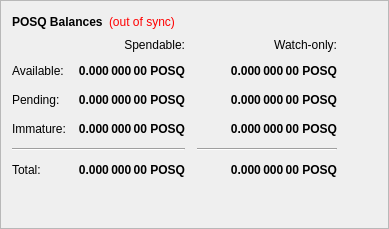
        <widget class="QFrame" name="frame">
         <property name="frameShape">
          <enum>QFrame::StyledPanel</enum>
         </property>
         <property name="frameShadow">
          <enum>QFrame::Raised</enum>
         </property>
         <layout class="QVBoxLayout" name="verticalLayout_4">
          <item>
           <layout class="QHBoxLayout" name="horizontalLayout_4">
            <item>
             <widget class="QLabel" name="label_5">
              <property name="font">
               <font>
                <weight>75</weight>
                <bold>true</bold>
               </font>
              </property>
              <property name="text">
               <string>POSQ Balances</string>
              </property>
             </widget>
            </item>
            <item>
             <widget class="QLabel" name="labelWalletStatus">
              <property name="cursor">
               <cursorShape>WhatsThisCursor</cursorShape>
              </property>
              <property name="toolTip">
               <string>The displayed information may be out of date. Your wallet automatically synchronizes with the Poseidon network after a connection is established, but this process has not completed yet.</string>
              </property>
              <property name="styleSheet">
               <string notr="true">QLabel { color: red; }</string>
              </property>
              <property name="text">
               <string notr="true">(out of sync)</string>
              </property>
              <property name="alignment">
               <set>Qt::AlignLeading|Qt::AlignLeft|Qt::AlignVCenter</set>
              </property>
             </widget>
            </item>
            <item>
             <spacer name="horizontalSpacer_3">
              <property name="orientation">
               <enum>Qt::Horizontal</enum>
              </property>
              <property name="sizeHint" stdset="0">
               <size>
                <width>40</width>
                <height>20</height>
               </size>
              </property>
             </spacer>
            </item>
           </layout>
          </item>
          <item>
           <layout class="QGridLayout" name="gridLayout">
            <property name="spacing">
             <number>12</number>
            </property>
            <item row="2" column="2">
             <widget class="QLabel" name="labelWatchPending">
              <property name="font">
               <font>
                <weight>75</weight>
                <bold>true</bold>
               </font>
              </property>
              <property name="cursor">
               <cursorShape>IBeamCursor</cursorShape>
              </property>
              <property name="toolTip">
               <string>Unconfirmed transactions to watch-only addresses</string>
              </property>
              <property name="text">
               <string notr="true">0.000 000 00 POSQ</string>
              </property>
              <property name="alignment">
               <set>Qt::AlignRight|Qt::AlignTrailing|Qt::AlignVCenter</set>
              </property>
              <property name="textInteractionFlags">
               <set>Qt::LinksAccessibleByMouse|Qt::TextSelectableByKeyboard|Qt::TextSelectableByMouse</set>
              </property>
             </widget>
            </item>
            <item row="2" column="1">
             <widget class="QLabel" name="labelUnconfirmed">
              <property name="font">
               <font>
                <weight>75</weight>
                <bold>true</bold>
               </font>
              </property>
              <property name="cursor">
               <cursorShape>IBeamCursor</cursorShape>
              </property>
              <property name="toolTip">
               <string>Total of transactions that have yet to be confirmed, and do not yet count toward the spendable balance</string>
              </property>
              <property name="text">
               <string notr="true">0.000 000 00 POSQ</string>
              </property>
              <property name="alignment">
               <set>Qt::AlignRight|Qt::AlignTrailing|Qt::AlignVCenter</set>
              </property>
              <property name="textInteractionFlags">
               <set>Qt::LinksAccessibleByMouse|Qt::TextSelectableByKeyboard|Qt::TextSelectableByMouse</set>
              </property>
             </widget>
            </item>
            <item row="3" column="2">
             <widget class="QLabel" name="labelWatchImmature">
              <property name="font">
               <font>
                <weight>75</weight>
                <bold>true</bold>
               </font>
              </property>
              <property name="cursor">
               <cursorShape>IBeamCursor</cursorShape>
              </property>
              <property name="toolTip">
               <string>Staked or masternode rewards in watch-only addresses that has not yet matured</string>
              </property>
              <property name="text">
               <string notr="true">0.000 000 00 POSQ</string>
              </property>
              <property name="alignment">
               <set>Qt::AlignRight|Qt::AlignTrailing|Qt::AlignVCenter</set>
              </property>
              <property name="textInteractionFlags">
               <set>Qt::LinksAccessibleByMouse|Qt::TextSelectableByKeyboard|Qt::TextSelectableByMouse</set>
              </property>
             </widget>
            </item>
            <item row="4" column="0" colspan="2">
             <widget class="Line" name="lineSpendableBalance">
              <property name="orientation">
               <enum>Qt::Horizontal</enum>
              </property>
             </widget>
            </item>
            <item row="4" column="2">
             <widget class="Line" name="lineWatchBalance">
              <property name="sizePolicy">
               <sizepolicy hsizetype="Preferred" vsizetype="Fixed">
                <horstretch>0</horstretch>
                <verstretch>0</verstretch>
               </sizepolicy>
              </property>
              <property name="minimumSize">
               <size>
                <width>140</width>
                <height>0</height>
               </size>
              </property>
              <property name="orientation">
               <enum>Qt::Horizontal</enum>
              </property>
             </widget>
            </item>
            <item row="5" column="0">
             <widget class="QLabel" name="labelTotalText">
              <property name="text">
               <string>Total:</string>
              </property>
             </widget>
            </item>
            <item row="3" column="1">
             <widget class="QLabel" name="labelImmature">
              <property name="font">
               <font>
                <weight>75</weight>
                <bold>true</bold>
               </font>
              </property>
              <property name="cursor">
               <cursorShape>IBeamCursor</cursorShape>
              </property>
              <property name="toolTip">
               <string>Staked or masternode rewards that has not yet matured</string>
              </property>
              <property name="text">
               <string notr="true">0.000 000 00 POSQ</string>
              </property>
              <property name="alignment">
               <set>Qt::AlignRight|Qt::AlignTrailing|Qt::AlignVCenter</set>
              </property>
              <property name="textInteractionFlags">
               <set>Qt::LinksAccessibleByMouse|Qt::TextSelectableByKeyboard|Qt::TextSelectableByMouse</set>
              </property>
             </widget>
            </item>
            <item row="2" column="3">
             <spacer name="horizontalSpacer_2">
              <property name="orientation">
               <enum>Qt::Horizontal</enum>
              </property>
              <property name="sizeHint" stdset="0">
               <size>
                <width>40</width>
                <height>20</height>
               </size>
              </property>
             </spacer>
            </item>
            <item row="3" column="0">
             <widget class="QLabel" name="labelImmatureText">
              <property name="text">
               <string>Immature:</string>
              </property>
             </widget>
            </item>
            <item row="5" column="1">
             <widget class="QLabel" name="labelTotal">
              <property name="font">
               <font>
                <weight>75</weight>
                <bold>true</bold>
               </font>
              </property>
              <property name="cursor">
               <cursorShape>IBeamCursor</cursorShape>
              </property>
              <property name="toolTip">
               <string>Your current total balance</string>
              </property>
              <property name="text">
               <string notr="true">0.000 000 00 POSQ</string>
              </property>
              <property name="alignment">
               <set>Qt::AlignRight|Qt::AlignTrailing|Qt::AlignVCenter</set>
              </property>
              <property name="textInteractionFlags">
               <set>Qt::LinksAccessibleByMouse|Qt::TextSelectableByKeyboard|Qt::TextSelectableByMouse</set>
              </property>
             </widget>
            </item>
            <item row="5" column="2">
             <widget class="QLabel" name="labelWatchTotal">
              <property name="font">
               <font>
                <weight>75</weight>
                <bold>true</bold>
               </font>
              </property>
              <property name="cursor">
               <cursorShape>IBeamCursor</cursorShape>
              </property>
              <property name="toolTip">
               <string>Current total balance in watch-only addresses</string>
              </property>
              <property name="text">
               <string notr="true">0.000 000 00 POSQ</string>
              </property>
              <property name="alignment">
               <set>Qt::AlignRight|Qt::AlignTrailing|Qt::AlignVCenter</set>
              </property>
              <property name="textInteractionFlags">
               <set>Qt::LinksAccessibleByMouse|Qt::TextSelectableByKeyboard|Qt::TextSelectableByMouse</set>
              </property>
             </widget>
            </item>
            <item row="0" column="2">
             <widget class="QLabel" name="labelWatchonly">
              <property name="text">
               <string>Watch-only:</string>
              </property>
              <property name="alignment">
               <set>Qt::AlignRight|Qt::AlignTrailing|Qt::AlignVCenter</set>
              </property>
             </widget>
            </item>
            <item row="1" column="0">
             <widget class="QLabel" name="labelBalanceText">
              <property name="text">
               <string>Available:</string>
              </property>
             </widget>
            </item>
            <item row="1" column="1">
             <widget class="QLabel" name="labelBalance">
              <property name="font">
               <font>
                <weight>75</weight>
                <bold>true</bold>
               </font>
              </property>
              <property name="cursor">
               <cursorShape>IBeamCursor</cursorShape>
              </property>
              <property name="toolTip">
               <string>Your current spendable balance</string>
              </property>
              <property name="text">
               <string notr="true">0.000 000 00 POSQ</string>
              </property>
              <property name="alignment">
               <set>Qt::AlignRight|Qt::AlignTrailing|Qt::AlignVCenter</set>
              </property>
              <property name="textInteractionFlags">
               <set>Qt::LinksAccessibleByMouse|Qt::TextSelectableByKeyboard|Qt::TextSelectableByMouse</set>
              </property>
             </widget>
            </item>
            <item row="1" column="2">
             <widget class="QLabel" name="labelWatchAvailable">
              <property name="font">
               <font>
                <weight>75</weight>
                <bold>true</bold>
               </font>
              </property>
              <property name="cursor">
               <cursorShape>IBeamCursor</cursorShape>
              </property>
              <property name="toolTip">
               <string>Your current balance in watch-only addresses</string>
              </property>
              <property name="text">
               <string notr="true">0.000 000 00 POSQ</string>
              </property>
              <property name="alignment">
               <set>Qt::AlignRight|Qt::AlignTrailing|Qt::AlignVCenter</set>
              </property>
              <property name="textInteractionFlags">
               <set>Qt::LinksAccessibleByMouse|Qt::TextSelectableByKeyboard|Qt::TextSelectableByMouse</set>
              </property>
             </widget>
            </item>
            <item row="2" column="0">
             <widget class="QLabel" name="labelPendingText">
              <property name="text">
               <string>Pending:</string>
              </property>
             </widget>
            </item>
            <item row="0" column="1">
             <widget class="QLabel" name="labelSpendable">
              <property name="text">
               <string>Spendable:</string>
              </property>
              <property name="alignment">
               <set>Qt::AlignRight|Qt::AlignTrailing|Qt::AlignVCenter</set>
              </property>
             </widget>
            </item>
           </layout>
          </item>
          <item>
           <spacer name="verticalSpacer_4">
            <property name="orientation">
             <enum>Qt::Vertical</enum>
            </property>
            <property name="sizeHint" stdset="0">
             <size>
              <width>20</width>
              <height>40</height>
             </size>
            </property>
           </spacer>
          </item>
         </layout>
        </widget>
